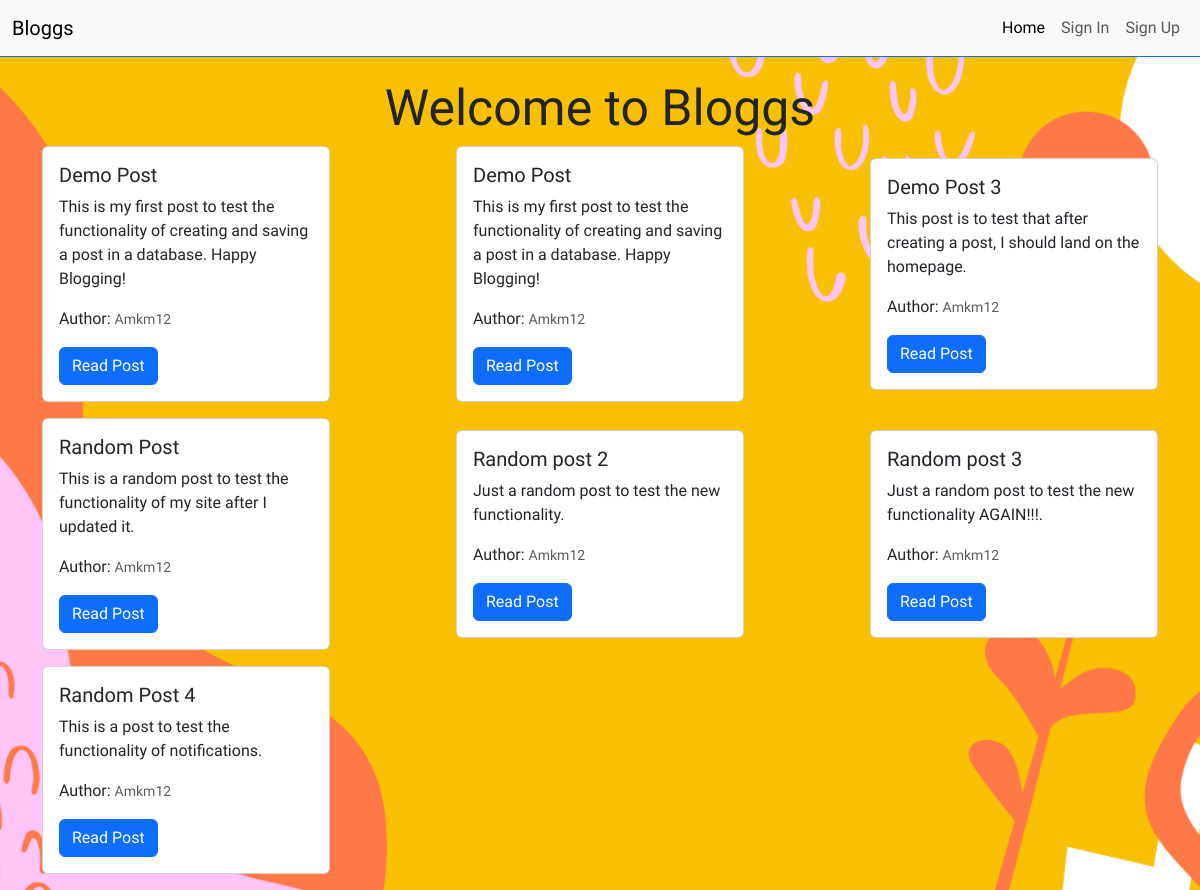
The app's page /blogs/home/ with its own data.
### blogs/models.py (models this page shows, shortened)
class Blog(models.Model):
    title = models.CharField(max_length=200)
    content = models.TextField()
    created_at = models.DateTimeField()
    user = models.ForeignKey(User, on_delete=models.CASCADE)

class User(AbstractUser):
    firstname = models.CharField(max_length=100, blank=True)
    lastname = models.CharField(max_length=100, blank=True)
    created_at = models.DateField()

### blogs/views.py (the view)
# urls.py: 2. Add a URL to urlpatterns:  path('', views.home, name='home')
def home(request):
    blogs = Blog.objects.all()
    context = {'blogs': blogs}
    return render(request, 'blogs/home.html', context)

### Blog/templates/blogs/home.html (shortened to what this page needs)
{% extends '../base.html' %}
{% load static %}
{% block content %}
    <div class="main-home container-fluid d-flex flex-column justify-content-center align-items-center mt-5">
        <h1 class="main-h1">Welcome to Bloggs</h1>
        <div class="container d-flex flex-row flex-wrap justify-content-between align-items-center">
            {% if blogs %}
                {% for blog in blogs %}
                    <div class="card mb-3" style="width: 18rem;">
                        <div class="card-body">
                            <h5 class="card-title">{{ blog.title }}</h5>
                            <p class="card-text">{{ blog.content }}</p>
                            <p class="card-text">Author: <small class="text-muted">{{ blog.user.username }}</small></p>
                            <a href="{% url 'read' blog.pk %}" class="btn btn-primary">Read Post</a>
                        </div>
                    </div>
                {% endfor %}
            {% endif %}
        </div>
    </div>
{% endblock %}

### Blog/templates/base.html (shortened to what this page needs)
{% load static %}
<!DOCTYPE html>
<html lang="en">
<head>
    <link rel="stylesheet" href="{% static 'blogs/style.css' %}">
    {% load bootstrap5 %}
    {% bootstrap_css %}
</head>
<body style="font-family: Bricolage Grotesque">
    <nav class="navbar navbar-expand-lg bg-body-light bg-light fixed-top">
        <div class="container-fluid d-flex flex-row justify-content-around">
            <div>
                <a class="navbar-brand" href="{% url 'landing' %}">Bloggs</a>
            </div>
            {% if user.is_authenticated %}
                <div class="collapse navbar-collapse d-flex flex-row justify-content-end" id="navbarNav">
                    <ul class="navbar-nav">
                        <li class="nav-item">
                            <a class="nav-link active" aria-current="page" href="{% url 'home' %}">Home</a>
                        </li>
                        <li class="nav-item">
                            <a class="nav-link" href="{% url 'home' %}">Read</a>
                        </li>
                        <li class="nav-item">
                            <a class="nav-link" href="{% url 'create' user_id=user.id %}">Create</a>
                        </li>
                        <li class="nav-item d-flex align-items-center">
                            <div class="dropdown">
                                <button class="btn btn-primary dropdown-toggle" type="button" id="dropdownMenuButton" data-toggle="dropdown" aria-haspopup="true" aria-expanded="false">
                                  {{ user.username }}
                                </button>
                                <div class="dropdown-menu" aria-labelledby="dropdownMenuButton">
                                    <a class="dropdown-item" href="{% url 'profile' user_id=user.id %}">Profile</a>
                                    <a class="dropdown-item" href="{% url 'your_posts' user_id=user.id %}">My Posts</a>
                                    <a class="dropdown-item" href="{% url 'logout' %}">Logout</a>
                                </div>
                            </div>
                        </li>
                    </ul>
                </div>
            {% else %}
                <div class="collapse navbar-collapse d-flex flex-row justify-content-end" id="navbarNav">
                    <ul class="navbar-nav">
                        <li class="nav-item">
                            <a class="nav-link active" aria-current="page" href="{% url 'landing' %}">Home</a>
                        </li>
                        <li class="nav-item">
                            <a class="nav-link" href="{% url 'login' %}">Sign In</a>
                        </li>
                        <li class="nav-item">
                            <a class="nav-link" href="{% url 'signup' %}">Sign Up</a>
                        </li>
                    </ul>
                </div>
            {% endif %}
        </div>
    </nav>
    {% block content %}
    {% endblock %}
</body>
</html>

### blogs/static/blogs/style.css (style rules this page uses)
.navbar { border-bottom: 1px solid #0d6efd; }
.main-h1 { font-size: 50px; margin-top: 30px; }
.main-home { background: url('./images/background.png') center center/cover; background-repeat: repeat; background-size: cover; height: auto; }

### records on screen
Blog: title "Demo Post", content "This is my first post to test the functionality of creating and saving a post in a database. Happy Blogging!", user.username "Amkm12"
Blog: title "Demo Post", content "This is my first post to test the functionality of creating and saving a post in a database. Happy Blogging!", user.username "Amkm12"
Blog: title "Demo Post 3", content "This post is to test that after creating a post, I should land on the homepage.", user.username "Amkm12"
Blog: title "Random Post", content "This is a random post to test the functionality of my site after I updated it.", user.username "Amkm12"
Blog: title "Random post 2", content "Just a random post to test the new functionality.", user.username "Amkm12"
Blog: title "Random post 3", content "Just a random post to test the new functionality AGAIN!!!.", user.username "Amkm12"
Blog: title "Random Post 4", content "This is a post to test the functionality of notifications.", user.username "Amkm12"
